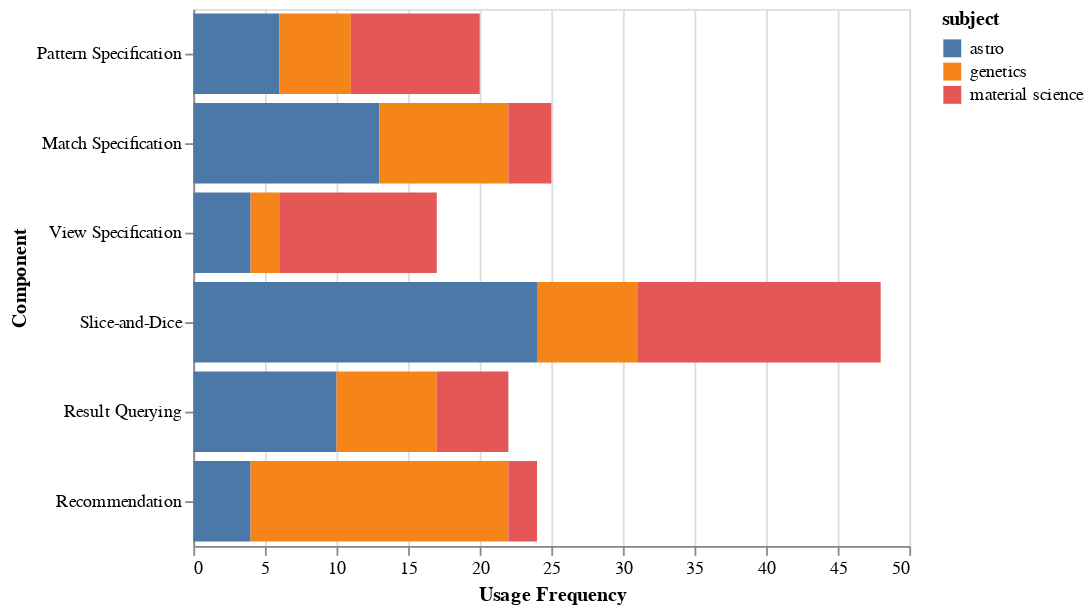

The cell this chart's notebook holds for it:
### Code cell
alt.Chart(df_frequency_by_subject_feature).mark_bar().encode(
    alt.X("Usage Frequency"),
    alt.Y("Component",sort=['Pattern Specification','Match Specification','View Specification','Slice-and-Dice','Result Querying','Recommendation']),
    color = "subject"
)

### Figure 1 — Vega-Lite specification as saved in the notebook (floating-point values rounded to 4 significant figures)
{"$schema": "https://vega.github.io/schema/vega-lite/v2.6.0.json", "config": {"view": {"height": 300, "width": 400}}, "data": {"name": "data-9bfb131e059b0a054d434e672bb22492"}, "datasets": {"data-9bfb131e059b0a054d434e672bb22492": [{"Component": "Match Specification", "Usage Frequency": 13, "subject": "astro"}, {"Component": "Pattern Specification", "Usage Frequency": 6, "subject": "astro"}, {"Component": "Recommendation", "Usage Frequency": 4, "subject": "astro"}, {"Component": "Result Querying", "Usage Frequency": 10, "subject": "astro"}, {"Component": "Slice-and-Dice", "Usage Frequency": 24, "subject": "astro"}, {"Component": "View Specification", "Usage Frequency": 4, "subject": "astro"}, {"Component": "Match Specification", "Usage Frequency": 9, "subject": "genetics"}, {"Component": "Pattern Specification", "Usage Frequency": 5, "subject": "genetics"}, {"Component": "Recommendation", "Usage Frequency": 18, "subject": "genetics"}, {"Component": "Result Querying", "Usage Frequency": 7, "subject": "genetics"}, {"Component": "Slice-and-Dice", "Usage Frequency": 7, "subject": "genetics"}, {"Component": "View Specification", "Usage Frequency": 2, "subject": "genetics"}, {"Component": "Match Specification", "Usage Frequency": 3, "subject": "material science"}, {"Component": "Pattern Specification", "Usage Frequency": 9, "subject": "material science"}, {"Component": "Recommendation", "Usage Frequency": 2, "subject": "material science"}, {"Component": "Result Querying", "Usage Frequency": 5, "subject": "material science"}, {"Component": "Slice-and-Dice", "Usage Frequency": 17, "subject": "material science"}, {"Component": "View Specification", "Usage Frequency": 11, "subject": "material science"}]}, "encoding": {"color": {"field": "subject", "type": "nominal"}, "x": {"field": "Usage Frequency", "type": "quantitative"}, "y": {"field": "Component", "sort": ["Pattern Specification", "Match Specification", "View Specification", "Slice-and-Dice", "Result Querying", "Recommendation"], "type": "nominal"}}, "mark": "bar"}
